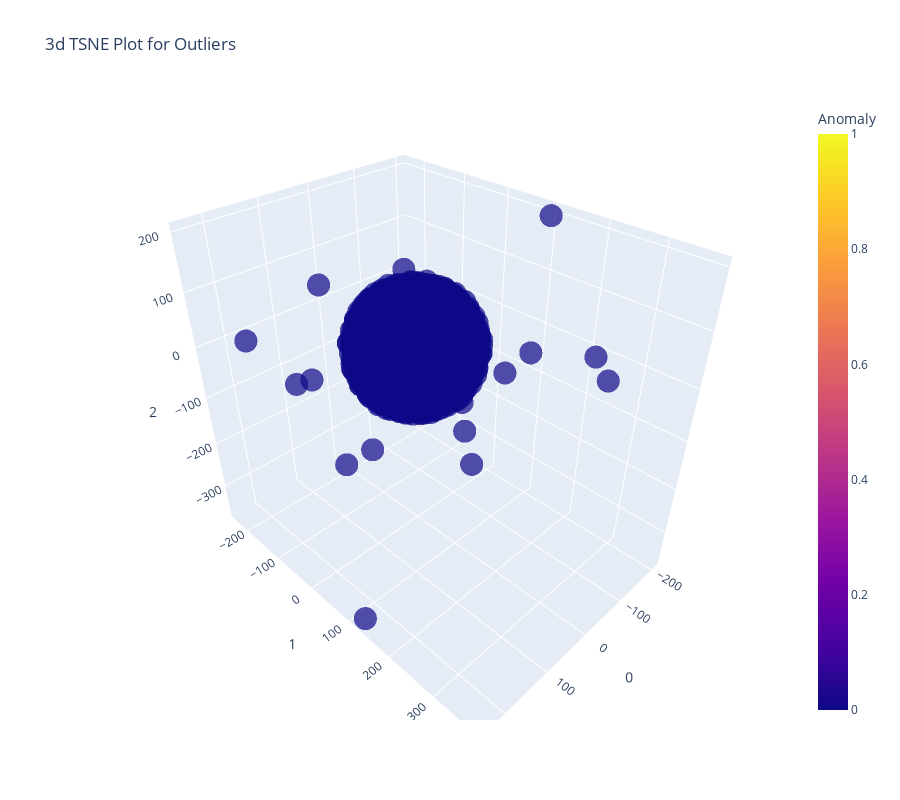

Write notebook code for a chart like this one.
### Markdown cell above
# Plot a Model

### Code cell
plot_model(iforest)

### Figure 1 — Plotly figure (JSON) as saved in the notebook; plotly's stock layout.template omitted (floating-point values rounded to 4 significant figures; data arrays with more than 128 entries replaced by an {"elided": "..."} marker saying what was removed)
{"data": [{"customdata": {"elided": "3821x1 int values"}, "hovertemplate": "0=%{x}<br>1=%{y}<br>2=%{z}<br>Feature=%{customdata[0]}<br>Anomaly=%{marker.color}<extra></extra>", "legendgroup": "", "marker": {"color": {"elided": "3821 int values"}, "coloraxis": "coloraxis", "opacity": 0.7, "symbol": "circle"}, "mode": "markers", "name": "", "scene": "scene", "showlegend": false, "type": "scatter3d", "x": {"elided": "3821 float values"}, "y": {"elided": "3821 float values"}, "z": {"elided": "3821 float values"}}], "layout": {"coloraxis": {"colorbar": {"title": {"text": "Anomaly"}}, "colorscale": [[0, "#0d0887"], [0.1111, "#46039f"], [0.2222, "#7201a8"], [0.3333, "#9c179e"], [0.4444, "#bd3786"], [0.5556, "#d8576b"], [0.6667, "#ed7953"], [0.7778, "#fb9f3a"], [0.8889, "#fdca26"], [1, "#f0f921"]]}, "height": 800, "legend": {"tracegroupgap": 0}, "scene": {"domain": {"x": [0, 1], "y": [0, 1]}, "xaxis": {"title": {"text": "0"}}, "yaxis": {"title": {"text": "1"}}, "zaxis": {"title": {"text": "2"}}}, "title": {"text": "3d TSNE Plot for Outliers"}, "width": 900}}
